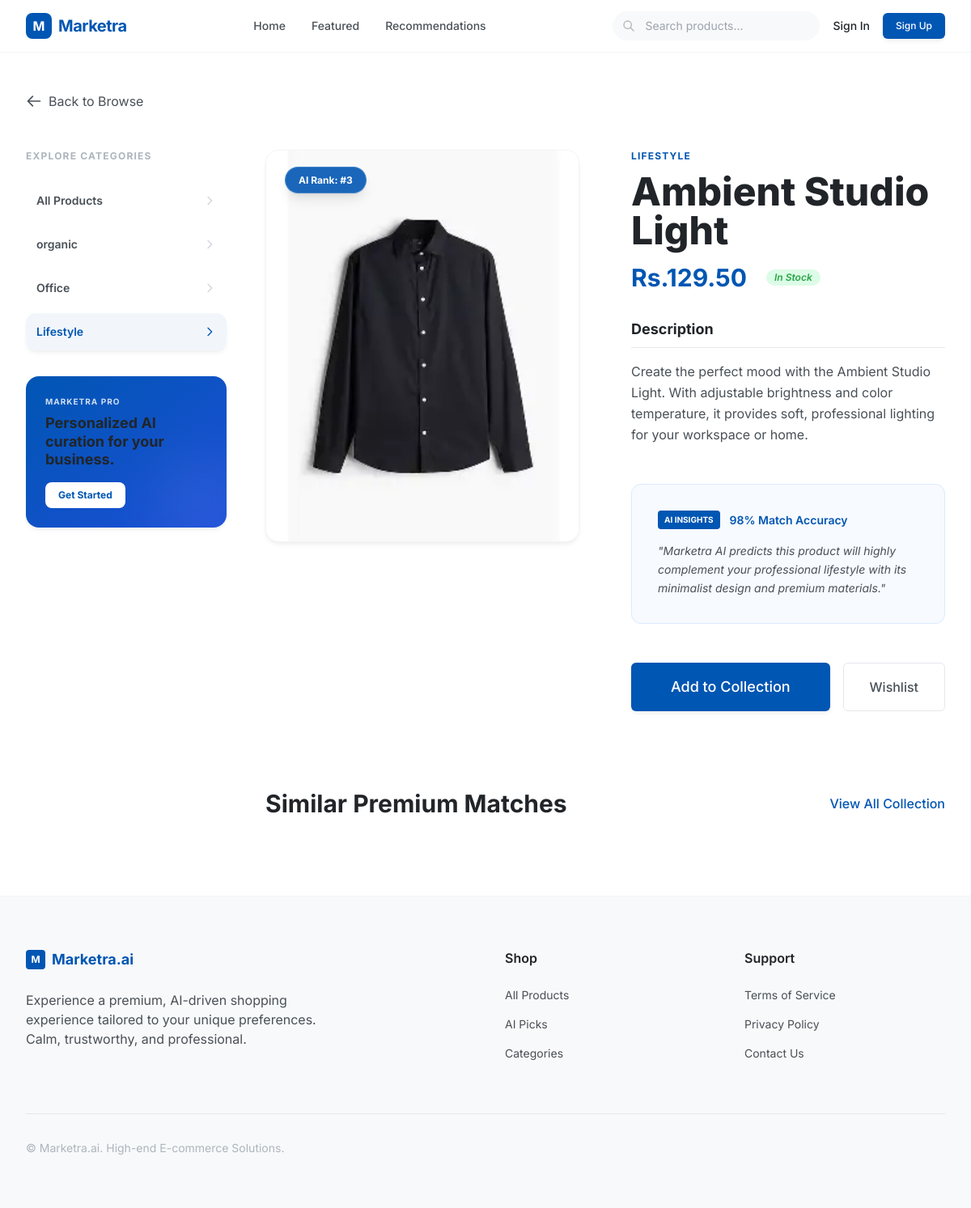
Screenshot of /product/4/ with the database file from the repository.
### marketra/models.py (models this page shows, shortened)
class Category(models.Model):
    name = models.CharField(max_length=100)
    slug = models.SlugField(unique=True)
    description = models.TextField(blank=True)
    class Meta:
        verbose_name_plural = "Categories"

class Product(models.Model):
    name = models.CharField(max_length=200)
    category = models.ForeignKey(Category, on_delete=models.CASCADE, related_name='products', null=True, blank=True)
    price = models.DecimalField(max_digits=10, decimal_places=2)
    description = models.TextField(blank=True)
    stock_status = models.CharField(max_length=50, default='In Stock')
    ai_rank = models.IntegerField(default=0)
    is_featured = models.BooleanField(default=False)
    created_at = models.DateTimeField(auto_now_add=True)
    image_url = models.URLField(blank=True, null=True)
    image = models.ImageField(upload_to='products/', blank=True, null=True)

### marketra/views.py (the view)
# urls.py: path('product/<int:pk>/', views.product_detail, name='product_detail'),
def product_detail(request, pk):
    product = get_object_or_404(Product, pk=pk)
    recommended_products = Product.objects.exclude(pk=pk).order_by('?')[:4]
    in_collection = False
    collection_count = 0
    if request.user.is_authenticated:
        if hasattr(request.user, 'collection'):
            in_collection = request.user.collection.products.filter(pk=pk).exists()
            collection_count = request.user.collection.products.count()
    else:
        collection_ids = request.session.get('collection', [])
        in_collection = pk in collection_ids
        collection_count = len(collection_ids)
    context = {
        'product': product,
        'categories': Category.objects.all(),
        'recommended_products': recommended_products,
        'in_collection': in_collection,
        'collection_count': collection_count,
        'in_wishlist': request.user.is_authenticated and request.user.wishlist.products.filter(pk=pk).exists() if hasattr(request.user, 'wishlist') else False,
    }
    return render(request, 'marketra/product_detail.html', context)

### marketra/templates/marketra/product_detail.html (shortened to what this page needs)
{% extends 'marketra/base.html' %}
{% load static %}
{% block content %}
<div class="section-content active">
    <div class="max-w-7xl mx-auto px-4 sm:px-6 lg:px-8 py-12">
        <a href="{% url 'marketra:featured' %}"
            class="inline-flex items-center text-text-medium hover:text-primary transition-colors mb-12 group">
            <svg class="w-5 h-5 mr-2 transition-transform group-hover:-translate-x-1" fill="none" stroke="currentColor"
                viewBox="0 0 24 24">
                <path stroke-linecap="round" stroke-linejoin="round" stroke-width="2" d="M10 19l-7-7m0 0l7-7m-7 7h18">
                </path>
            </svg>
            Back to Browse
        </a>
        <div class="grid grid-cols-1 lg:grid-cols-4 gap-12">
            <aside class="lg:col-span-1 hidden lg:block">
                <div class="sticky top-24 space-y-8">
                    <div>
                        <h3 class="text-xs font-bold text-text-muted uppercase tracking-widest mb-6">Explore Categories
                        </h3>
                        <div class="space-y-2">
                            <a href="{% url 'marketra:featured' %}"
                                class="flex items-center justify-between p-3 rounded-xl hover:bg-white hover:shadow-soft border border-transparent hover:border-gray-100 transition-all duration-300 group">
                                <span
                                    class="text-sm font-semibold text-text-medium group-hover:text-primary transition-colors">All
                                    Products</span>
                                <svg class="w-4 h-4 text-gray-300 group-hover:text-primary transition-colors"
                                    fill="none" stroke="currentColor" viewBox="0 0 24 24">
                                    <path stroke-linecap="round" stroke-linejoin="round" stroke-width="2"
                                        d="M9 5l7 7-7 7"></path>
                                </svg>
                            </a>
                            {% for cat in categories %}
                            <a href="{% url 'marketra:featured' %}?category={{ cat.id }}#product-section"
                                class="flex items-center justify-between p-3 rounded-xl {% if product.category.id == cat.id %}bg-primary/5 border-primary/10 shadow-soft{% else %}hover:bg-white hover:border-gray-100{% endif %} border border-transparent transition-all duration-300 group">
                                <span
                                    class="text-sm font-semibold {% if product.category.id == cat.id %}text-primary{% else %}text-text-medium group-hover:text-primary{% endif %} transition-colors">
                                    {{ cat.name }}</span>
                                <svg class="w-4 h-4 {% if product.category.id == cat.id %}text-primary{% else %}text-gray-300 group-hover:text-primary{% endif %} transition-colors"
                                    fill="none" stroke="currentColor" viewBox="0 0 24 24">
                                    <path stroke-linecap="round" stroke-linejoin="round" stroke-width="2"
                                        d="M9 5l7 7-7 7"></path>
                                </svg>
                            </a>
                            {% endfor %}
                        </div>
                    </div>
                    <div
                        class="p-6 bg-gradient-to-br from-primary to-blue-700 rounded-2xl text-white shadow-soft relative overflow-hidden group">
                        <div class="relative z-10">
                            <span class="text-[10px] font-bold uppercase tracking-widest opacity-80 mb-2 block">Marketra
                                Pro</span>
                            <h4 class="text-lg font-bold mb-4 leading-tight">Personalized AI curation for your business.
                            </h4>
                            <a href="{% url 'marketra:signup' %}"
                                class="inline-block py-2 px-4 bg-white text-primary text-xs font-bold rounded-lg hover:scale-105 transition-transform">Get
                                Started</a>
                        </div>
                        <div
                            class="absolute -right-4 -bottom-4 w-24 h-24 bg-white/10 rounded-full blur-2xl group-hover:scale-150 transition-transform duration-700">
                        </div>
                    </div>
                </div>
            </aside>
            <div class="lg:col-span-3">
                <div class="grid grid-cols-1 md:grid-cols-2 gap-16">
                    <div class="relative">
                        <div
                            class="aspect-[4/5] bg-gray-50 rounded-2xl overflow-hidden border-thin border-gray-100 shadow-soft">
                            {% if product.image %}
                            <img src="{{ product.image.url }}" alt="{{ product.name }}"
                                class="w-full h-full object-cover">
                            {% elif product.image_url %}
                            <img src="{{ product.image_url }}" alt="{{ product.name }}"
                                class="w-full h-full object-cover">
                            {% else %}
                            <div class="w-full h-full flex items-center justify-center text-gray-300">
                                <span class="font-medium text-lg">No Image Available</span>
                            </div>
                            {% endif %}
                        </div>
                        <div class="absolute top-6 left-6">
                            <span
                                class="bg-primary/90 backdrop-blur-md text-white px-4 py-2 text-xs font-bold rounded-full shadow-lg border border-white/20">AI
                                Rank: #{{ product.ai_rank }}</span>
                        </div>
                    </div>
                    <div class="flex flex-col">
                        <div class="mb-8">
                            <span class="text-xs text-primary font-bold uppercase tracking-widest mb-3 block">
                                {{ product.category.name|default:"Uncategorized" }}
                            </span>
                            <h1 class="text-3xl md:text-5xl font-extrabold text-text-dark mb-4 leading-tight">
                                {{ product.name }}
                            </h1>
                            <div class="flex items-center space-x-6">
                                <span class="text-3xl font-bold text-primary">Rs.{{ product.price }}</span>
                                {% if product.stock_status == 'In Stock' %}
                                <span class="badge-success italic">{{ product.stock_status }}</span>
                                {% else %}
                                <span class="badge-error">{{ product.stock_status }}</span>
                                {% endif %}
                            </div>
                        </div>
                        <div class="prose prose-blue text-text-medium mb-12">
                            <h3 class="text-lg font-bold text-text-dark mb-4 border-b pb-2">Description</h3>
                            <p class="leading-relaxed">
                                {% if product.description %}
                                {{ product.description }}
                                {% else %}
                                Experience the pinnacle of professional excellence with the {{ product.name }}.
                                Tailored for those who value both form and function.
                                {% endif %}
                            </p>
                        </div>
                        <div class="bg-blue-50/50 rounded-xl p-8 border border-blue-100 mb-12">
                            <div class="flex items-center space-x-3 mb-4">
                                <span class="bg-primary text-white text-[10px] px-2 py-1 rounded font-bold">AI
                                    INSIGHTS</span>
                                <span class="text-sm font-semibold text-primary">98% Match Accuracy</span>
                            </div>
                            <p class="text-sm text-text-medium leading-relaxed italic">
                                "Marketra AI predicts this product will highly complement your professional lifestyle
                                with its minimalist design and premium materials."
                            </p>
                        </div>
                        <div class="flex flex-col sm:flex-row space-y-4 sm:space-y-0 sm:space-x-4">
                            <button
                                class="js-btn-collection btn-primary flex-grow text-center py-4 text-lg transition-colors"
                                data-product-id="{{ product.pk }}">
                                {% if in_collection %} Added to Collection {% else %} Add to Collection {% endif %}
                            </button>
                            <button class="js-btn-wishlist px-8 py-4 border rounded-md font-medium transition-colors
                                {% if in_wishlist %}
                                border-red-200 bg-red-50 text-red-500 hover:bg-red-100
                                {% else %}
                                border-gray-200 text-text-medium hover:bg-gray-50
                                {% endif %}" data-product-id="{{ product.pk }}">
                                {% if in_wishlist %}
                                <div class="flex items-center pointer-events-none">
                                    <svg class="w-5 h-5 mr-2 fill-current" viewBox="0 0 24 24">
                                        <path
                                            d="M12 21.35l-1.45-1.32C5.4 15.36 2 12.28 2 8.5 2 5.42 4.42 3 7.5 3c1.74 0 3.41.81 4.5 2.09C13.09 3.81 14.76 3 16.5 3 19.58 3 22 5.42 22 8.5c0 3.78-3.4 6.86-8.55 11.54L12 21.35z" />
                                    </svg>
                                    Saved
                                </div>
                                {% else %}
                                Wishlist
                                {% endif %}
                            </button>
                        </div>
                    </div>
                </div>
                <div class="mt-24">
                    <div class="flex items-center justify-between mb-12">
                        <h2 class="text-3xl font-bold">Similar Premium Matches</h2>
                        <a href="{% url 'marketra:featured' %}" class="text-primary font-medium hover:underline">View
                            All Collection</a>
                    </div>
                </div>
            </div>
        </div>
    </div>
</div>
{% endblock %}

### rows the page displays
Category: name "organic"
Category: name "Office"
Category: name "Lifestyle"
Product: image (picture), ai_rank "3", category.name "LIFESTYLE", name "Ambient Studio Light", price "129.50", stock_status "In Stock", description "Create the perfect mood with the Ambient Studio Light. With adjustable brightness and color temperature, it provides soft, professional lighting for your workspace or home."
